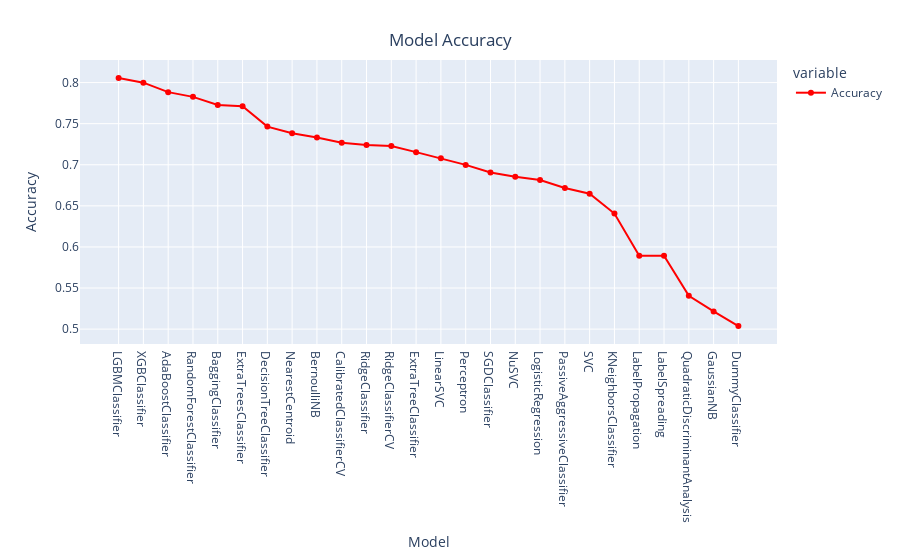

This figure's notebook cell:
### Code cell
# Visualizing Results 
# Accuracy
line = px.line(data_frame= models ,y =["Accuracy"] , markers = True)
line.update_xaxes(title="Model",
              rangeslider_visible = False)
line.update_yaxes(title = "Accuracy")
line.update_traces(line_color="red")
line.update_layout(showlegend = True,
    title = {
        'text': 'Model Accuracy',
        'y':0.94,
        'x':0.5,
        'xanchor': 'center',
        'yanchor': 'top'})

line.show()

### Figure 1 — Plotly figure (JSON) as saved in the notebook; plotly's stock layout.template omitted (floating-point values rounded to 4 significant figures)
{"data": [{"hovertemplate": "variable=Accuracy<br>Model=%{x}<br>value=%{y}<extra></extra>", "legendgroup": "Accuracy", "line": {"color": "red", "dash": "solid"}, "marker": {"symbol": "circle"}, "mode": "markers+lines", "name": "Accuracy", "orientation": "v", "showlegend": true, "type": "scatter", "x": ["LGBMClassifier", "XGBClassifier", "AdaBoostClassifier", "RandomForestClassifier", "BaggingClassifier", "ExtraTreesClassifier", "DecisionTreeClassifier", "NearestCentroid", "BernoulliNB", "CalibratedClassifierCV", "RidgeClassifier", "RidgeClassifierCV", "ExtraTreeClassifier", "LinearSVC", "Perceptron", "SGDClassifier", "NuSVC", "LogisticRegression", "PassiveAggressiveClassifier", "SVC", "KNeighborsClassifier", "LabelPropagation", "LabelSpreading", "QuadraticDiscriminantAnalysis", "GaussianNB", "DummyClassifier"], "xaxis": "x", "y": [0.8056, 0.7999, 0.7884, 0.7826, 0.7729, 0.7711, 0.7464, 0.7384, 0.7332, 0.7269, 0.724, 0.7228, 0.7154, 0.7079, 0.6998, 0.6906, 0.6855, 0.6814, 0.6717, 0.6647, 0.6406, 0.5894, 0.5894, 0.5405, 0.5216, 0.5037], "yaxis": "y"}], "layout": {"legend": {"title": {"text": "variable"}, "tracegroupgap": 0}, "margin": {"t": 60}, "showlegend": true, "title": {"text": "Model Accuracy", "x": 0.5, "xanchor": "center", "y": 0.94, "yanchor": "top"}, "xaxis": {"anchor": "y", "domain": [0, 1], "rangeslider": {"visible": false}, "title": {"text": "Model"}}, "yaxis": {"anchor": "x", "domain": [0, 1], "title": {"text": "Accuracy"}}}}
